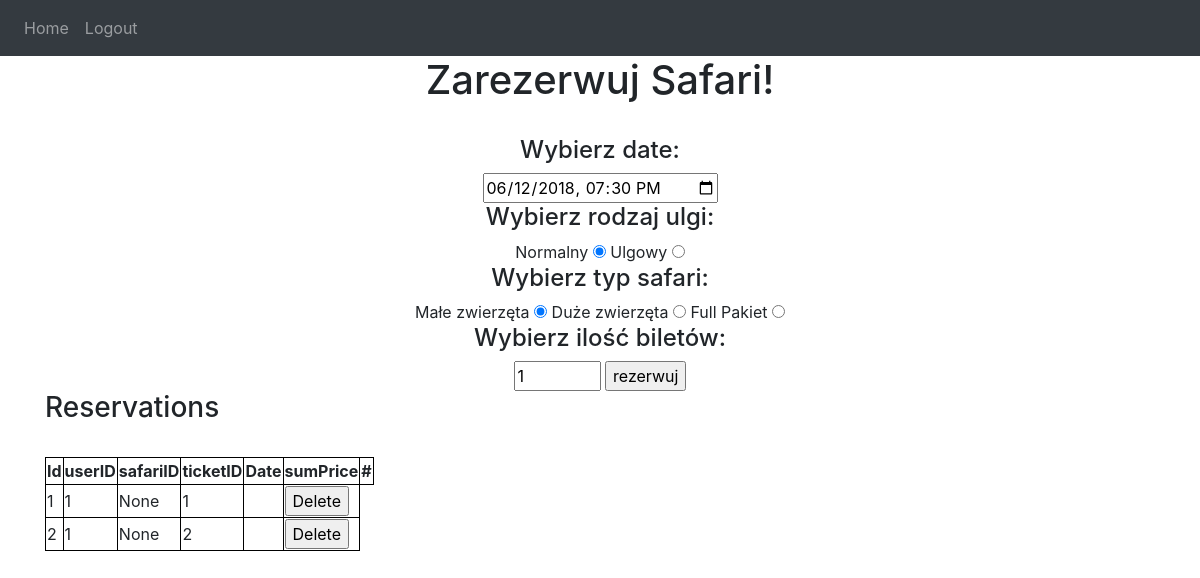
The page / (signed in) on the database as committed earlier.
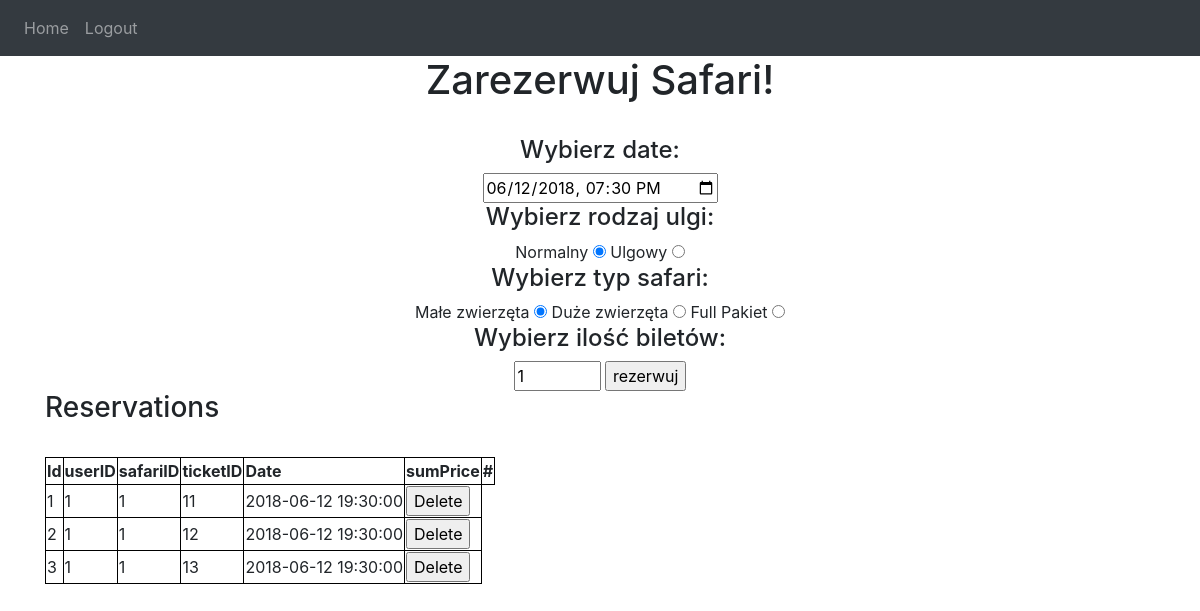
The same page on the database as committed later.
### website/models.py (models this page shows)
class Reservation(db.Model):
    __tablename__ = 'reservation'
    id = db.Column(db.Integer, primary_key=True)
    user_id = db.Column(db.Integer, db.ForeignKey('user.id'))
    ticket_id = db.Column(db.Integer, db.ForeignKey('ticket.id'))
    guide_id = db.Column(db.Integer, db.ForeignKey('guide.id'))
    safari_id = db.Column(db.Integer, db.ForeignKey('safari.id'))
    tickets = db.relationship('Ticket')
    users = db.relationship('User')
    safari = db.relationship('Safari')

class Safari(db.Model):
    __tablename__ = 'safari'
    id = db.Column(db.Integer, primary_key=True)
    date = db.Column(db.DateTime)
    type = db.Column(db.String(15000))
    seats = db.Column(db.Integer, nullable = False, default = 20)

### website/views.py (the view)
@views.route('/', methods=['GET', 'POST'])
@login_required
def home():
    user_id = current_user.id
    reservations = Reservation.query.filter_by(user_id = user_id)
    return render_template("home.html", user=current_user, reservations = reservations)

### website/__init__.py (called while the page is built)
def create_app():
    app = Flask(__name__)
    app.config['SECRET_KEY'] = '8d907asdadlk;asj1321'
    app.config['SQLALCHEMY_DATABASE_URI'] = f'sqlite:///{DB_NAME}'
    db.init_app(app)
    from .views import views
    from .auth import auth
    app.register_blueprint(views, url_prefix='/')
    app.register_blueprint(auth, url_prefix='/')
    with app.app_context():
        db.create_all()
    login_manager = LoginManager()
    login_manager.login_view = 'auth.login'
    login_manager.init_app(app)
    @login_manager.user_loader
    def load_user(id):
        from .models import User
        return User.query.get(int(id))
    return app

### website/templates/home.html (shortened to what this page needs)
{% extends "base.html" %} {% block title %}Home{% endblock %} {% block content
%}
<h1 align="center">Zarezerwuj Safari!</h1>
<form  action="/create-reservation" method="POST">
  <br />
  <div align="center">
    <h4>
      Wybierz date:
      </h4>
    <input type="datetime-local" id="date_safari" name="date_safari" value="2018-06-12T19:30">
    <h4>
      Wybierz rodzaj ulgi:
      </h4>
      Normalny
      <input type="radio" checked = "true" name="package1" value="full">
      Ulgowy
      <input type="radio"  name="package1" value="reduced">
    <h4>
      Wybierz typ safari:
      </h4>
      Małe zwierzęta
      <input type="radio" checked = "true" name="package2" value="small">
      Duże zwierzęta
      <input type="radio"  name="package2" value="big">
      Full Pakiet
      <input type="radio" name="package2" value="all">
      <h4>
        Wybierz ilość biletów:
        </h4>
        <input type="number" min="1" max="10" name="package3" value="1">
        <input type="submit" value="rezerwuj"/>
  </div>
</form>
<body>
  <h3>Reservations</h3>
  <br>
  <table>
    <thead>
      <th style="border: 1px solid black;">Id</th>
      <th style="border: 1px solid black;">userID</th>
      <th style="border: 1px solid black;">safariID</th>
      <th style="border: 1px solid black;">ticketID</th>
      <th style="border: 1px solid black;">Date</th>
      <th style="border: 1px solid black;">sumPrice</th>
      <th style="border: 1px solid black;">#</th>
   </thead>
     {% for reservation in reservations %}
     <tbody>
        <td style="border: 1px solid black;">{{reservation.id}}</td>
        <td style="border: 1px solid black;">{{reservation.user_id}}</td>
        <td style="border: 1px solid black;">{{reservation.safari_id}}</td>
        <td style="border: 1px solid black;">{{reservation.ticket_id}}</td>
        <td style="border: 1px solid black;">{{reservation.safari.date}}</td>
        <td style="border: 1px solid black;">
          <form action="{{ url_for('views.delete_reservation', id=reservation.id) }}" method="post">
            <input type="submit" value="Delete">
        </form>
        </td>
     </tbody>
     {% endfor%}
    </table>
</body>
{% endblock %}

Rows that differ between the two databases and show on the page:
changed Reservation id 1: safari_id "None" → "1"; ticket_id "1" → "11"; safari (not shown) → "2018-06-12 19:30:00"
changed Reservation id 2: safari_id "None" → "1"; ticket_id "2" → "12"; safari (not shown) → "2018-06-12 19:30:00"
added Reservation: id "3", user_id "1", safari_id "1", ticket_id "13", safari "2018-06-12 19:30:00"
